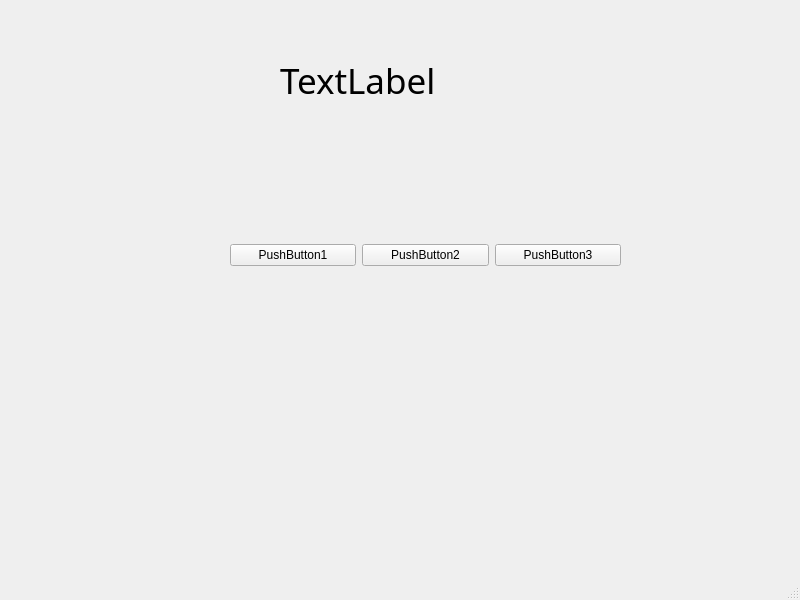
<?xml version="1.0" encoding="UTF-8"?>
<ui version="4.0">
 <class>MainWindow</class>
 <widget class="QMainWindow" name="MainWindow">
  <property name="geometry">
   <rect>
    <x>0</x>
    <y>0</y>
    <width>800</width>
    <height>600</height>
   </rect>
  </property>
  <property name="windowTitle">
   <string>MainWindow</string>
  </property>
  <widget class="QWidget" name="centralwidget">
   <widget class="QWidget" name="horizontalLayoutWidget">
    <property name="geometry">
     <rect>
      <x>230</x>
      <y>150</y>
      <width>391</width>
      <height>211</height>
     </rect>
    </property>
    <layout class="QHBoxLayout" name="horizontalLayout">
     <item>
      <widget class="QPushButton" name="pushButton_2">
       <property name="text">
        <string>PushButton1</string>
       </property>
      </widget>
     </item>
     <item>
      <widget class="QPushButton" name="pushButton_3">
       <property name="text">
        <string>PushButton2</string>
       </property>
      </widget>
     </item>
     <item>
      <widget class="QPushButton" name="pushButton">
       <property name="text">
        <string>PushButton3</string>
       </property>
      </widget>
     </item>
    </layout>
   </widget>
   <widget class="QLabel" name="label">
    <property name="geometry">
     <rect>
      <x>280</x>
      <y>40</y>
      <width>261</width>
      <height>81</height>
     </rect>
    </property>
    <property name="font">
     <font>
      <family>Agency FB</family>
      <pointsize>26</pointsize>
     </font>
    </property>
    <property name="text">
     <string>TextLabel</string>
    </property>
   </widget>
  </widget>
  <widget class="QMenuBar" name="menubar">
   <property name="geometry">
    <rect>
     <x>0</x>
     <y>0</y>
     <width>800</width>
     <height>21</height>
    </rect>
   </property>
  </widget>
  <widget class="QStatusBar" name="statusbar"/>
 </widget>
 <resources/>
 <connections>
  <connection>
   <sender>pushButton_2</sender>
   <signal>clicked()</signal>
   <receiver>MainWindow</receiver>
   <slot>firstClick()</slot>
   <hints>
    <hint type="sourcelabel">
     <x>291</x>
     <y>275</y>
    </hint>
    <hint type="destinationlabel">
     <x>281</x>
     <y>375</y>
    </hint>
   </hints>
  </connection>
 </connections>
 <slots>
  <slot>firstClick()</slot>
  <slot>secondClick()</slot>
  <slot>thirdClick()</slot>
 </slots>
</ui>
